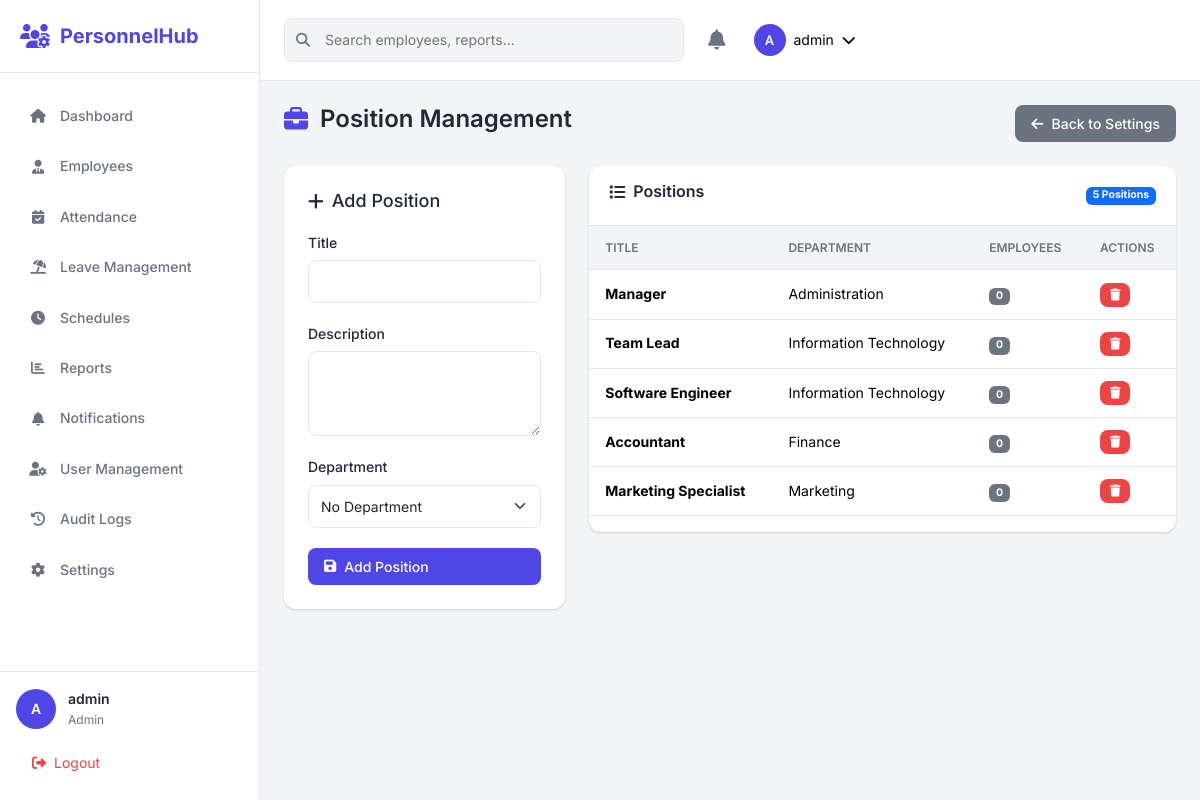
The page /settings/positions (signed in) on the database its author committed.
### app.py (models this page shows, shortened)
class User(UserMixin, db.Model):
    __tablename__ = 'users'
    id = db.Column(db.Integer, primary_key=True)
    username = db.Column(db.String(64), unique=True, nullable=False)
    email = db.Column(db.String(120), unique=True, nullable=False)
    password_hash = db.Column(db.String(256), nullable=False)
    role = db.Column(db.String(20), nullable=False, default='employee')  # admin, hr, manager, employee
    employee_id = db.Column(db.Integer, db.ForeignKey('employees.id'), nullable=True)
    is_active = db.Column(db.Boolean, default=True)
    created_at = db.Column(db.DateTime, default=datetime.utcnow)
    updated_at = db.Column(db.DateTime, default=datetime.utcnow, onupdate=datetime.utcnow)
    employee = db.relationship('Employee', backref='user', uselist=False)
    def has_permission(self, permission):
        permissions = {
            'admin': ['all'],
            'hr': ['employees', 'attendance', 'leaves', 'reports', 'settings'],
            'manager': ['team_attendance', 'team_leaves', 'schedules'],
            'employee': ['profile', 'attendance', 'leaves']
        }
        return 'all' in permissions.get(self.role, []) or permission in permissions.get(self.role, [])

class Position(db.Model):
    __tablename__ = 'positions'
    id = db.Column(db.Integer, primary_key=True)
    title = db.Column(db.String(64), nullable=False)
    description = db.Column(db.Text, nullable=True)
    department_id = db.Column(db.Integer, db.ForeignKey('departments.id'), nullable=True)
    created_at = db.Column(db.DateTime, default=datetime.utcnow)
    department = db.relationship('Department', backref='positions')

class Department(db.Model):
    __tablename__ = 'departments'
    id = db.Column(db.Integer, primary_key=True)
    name = db.Column(db.String(64), nullable=False)
    description = db.Column(db.Text, nullable=True)
    created_at = db.Column(db.DateTime, default=datetime.utcnow)

### app.py (the view)
@app.route('/settings/positions')
@login_required
@role_required('admin', 'hr')
def positions_list():
    positions = Position.query.all()
    departments = Department.query.order_by(Department.name).all()
    return render_template('settings/positions.html', positions=positions, departments=departments)

### app.py (called while the page is built)
@login_manager.user_loader
def load_user(user_id):
    return User.query.get(int(user_id))

def role_required(*roles):
    def decorator(f):
        @wraps(f)
        def decorated_function(*args, **kwargs):
            if not current_user.is_authenticated:
                return redirect(url_for('login'))
            if current_user.role not in roles:
                flash('You do not have permission to access this page.', 'danger')
                return redirect(url_for('dashboard'))
            return f(*args, **kwargs)
        return decorated_function
    return decorator

@app.context_processor
def inject_now():
    return {
        'now': datetime.now(),
        'today': date.today(),
        'current_year': date.today().year
    }

### templates/settings/positions.html (shortened to what this page needs)
{% extends "base.html" %}
{% block content %}
<div class="page-header">
    <h1><i class="fas fa-briefcase"></i> Position Management</h1>
    <div class="header-actions">
        <a href="{{ url_for('settings_index') }}" class="btn btn-secondary">
            <i class="fas fa-arrow-left"></i> Back to Settings
        </a>
    </div>
</div>
<div class="row">
    <div class="col-lg-4">
        <div class="form-card">
            <h3><i class="fas fa-plus"></i> Add Position</h3>
            <form method="POST" action="{{ url_for('positions_add') }}">
                <div class="form-group">
                    <label>Title</label>
                    <input type="text" name="title" class="form-control" required>
                </div>
                <div class="form-group">
                    <label>Description</label>
                    <textarea name="description" class="form-control" rows="3"></textarea>
                </div>
                <div class="form-group">
                    <label>Department</label>
                    <select name="department_id" class="form-select">
                        <option value="0">No Department</option>
                    </select>
                </div>
                <button type="submit" class="btn btn-primary w-100">
                    <i class="fas fa-save"></i> Add Position
                </button>
            </form>
        </div>
    </div>
    <div class="col-lg-8">
        <div class="data-card">
            <div class="card-header">
                <h3><i class="fas fa-list"></i> Positions</h3>
                <span class="badge bg-primary">{{ positions|length }} Positions</span>
            </div>
            <div class="table-responsive">
                <table class="table">
                    <thead>
                        <tr>
                            <th>Title</th>
                            <th>Department</th>
                            <th>Employees</th>
                            <th>Actions</th>
                        </tr>
                    </thead>
                    <tbody>
                        {% for pos in positions %}
                        <tr>
                            <td><strong>{{ pos.title }}</strong></td>
                            <td>{{ pos.department.name if pos.department else '-' }}</td>
                            <td><span class="badge bg-secondary">{{ pos.employees|length }}</span></td>
                            <td>
                                {% if pos.employees|length == 0 %}
                                <form method="POST" action="{{ url_for('positions_delete', id=pos.id) }}" style="display: inline;">
                                    <button type="submit" class="btn btn-sm btn-danger"
                                            onclick="return confirm('Delete this position?')">
                                        <i class="fas fa-trash"></i>
                                    </button>
                                </form>
                                {% else %}
                                <button class="btn btn-sm btn-secondary" disabled title="Cannot delete - has employees">
                                    <i class="fas fa-trash"></i>
                                </button>
                                {% endif %}
                            </td>
                        </tr>
                        {% else %}
                        <tr>
                            <td colspan="4" class="text-center text-muted">No positions found</td>
                        </tr>
                        {% endfor %}
                    </tbody>
                </table>
            </div>
        </div>
    </div>
</div>
{% endblock %}

### templates/base.html (shortened to what this page needs)
<!DOCTYPE html>
<html lang="en">
<head>
    <link rel="stylesheet" href="https://cdnjs.cloudflare.com/ajax/libs/font-awesome/6.4.0/css/all.min.css">
    <link rel="stylesheet" href="https://cdn.jsdelivr.net/npm/bootstrap@5.3.2/dist/css/bootstrap.min.css">
    <link rel="stylesheet" href="{{ url_for('static', filename='css/styles.css') }}">
</head>
<body>
    {% if current_user.is_authenticated %}
    <div class="app-container">
        <aside class="sidebar" id="sidebar">
            <div class="sidebar-header">
                <div class="logo">
                    <i class="fas fa-users-cog"></i>
                    <span>PersonnelHub</span>
                </div>
            </div>
            <nav class="sidebar-nav">
                <ul class="nav-menu">
                    <li class="nav-item">
                        <a href="{{ url_for('dashboard') }}" class="nav-link {% if request.endpoint == 'dashboard' %}active{% endif %}">
                            <i class="fas fa-home"></i>
                            <span>Dashboard</span>
                        </a>
                    </li>
                    {% if current_user.has_permission('employees') or current_user.role == 'admin' %}
                    <li class="nav-item">
                        <a href="{{ url_for('employees_list') }}" class="nav-link {% if 'employees' in request.endpoint %}active{% endif %}">
                            <i class="fas fa-user-tie"></i>
                            <span>Employees</span>
                        </a>
                    </li>
                    {% endif %}
                    {% if current_user.has_permission('attendance') or current_user.role == 'admin' %}
                    <li class="nav-item">
                        <a href="{{ url_for('attendance_list') }}" class="nav-link {% if 'attendance' in request.endpoint %}active{% endif %}">
                            <i class="fas fa-calendar-check"></i>
                            <span>Attendance</span>
                        </a>
                    </li>
                    {% endif %}
                    {% if current_user.has_permission('leaves') or current_user.role == 'admin' %}
                    <li class="nav-item">
                        <a href="{{ url_for('leaves_list') }}" class="nav-link {% if 'leaves' in request.endpoint %}active{% endif %}">
                            <i class="fas fa-umbrella-beach"></i>
                            <span>Leave Management</span>
                        </a>
                    </li>
                    {% endif %}
                    {% if current_user.has_permission('schedules') or current_user.role in ['admin', 'hr', 'manager'] %}
                    <li class="nav-item">
                        <a href="{{ url_for('schedules_list') }}" class="nav-link {% if 'schedules' in request.endpoint %}active{% endif %}">
                            <i class="fas fa-clock"></i>
                            <span>Schedules</span>
                        </a>
                    </li>
                    {% endif %}
                    {% if current_user.has_permission('reports') or current_user.role == 'admin' %}
                    <li class="nav-item">
                        <a href="{{ url_for('reports_list') }}" class="nav-link {% if 'reports' in request.endpoint %}active{% endif %}">
                            <i class="fas fa-chart-bar"></i>
                            <span>Reports</span>
                        </a>
                    </li>
                    {% endif %}
                    <li class="nav-item">
                        <a href="{{ url_for('notifications_list') }}" class="nav-link {% if 'notifications' in request.endpoint %}active{% endif %}">
                            <i class="fas fa-bell"></i>
                            <span>Notifications</span>
                            {% set unread_count = current_user.notifications|selectattr('is_read', 'equalto', False)|list|length %}
                        </a>
                    </li>
                    {% if current_user.role == 'admin' %}
                    <li class="nav-item">
                        <a href="{{ url_for('users_list') }}" class="nav-link {% if 'users' in request.endpoint %}active{% endif %}">
                            <i class="fas fa-user-cog"></i>
                            <span>User Management</span>
                        </a>
                    </li>
                    <li class="nav-item">
                        <a href="{{ url_for('audit_logs') }}" class="nav-link {% if request.endpoint == 'audit_logs' %}active{% endif %}">
                            <i class="fas fa-history"></i>
                            <span>Audit Logs</span>
                        </a>
                    </li>
                    {% endif %}
                    {% if current_user.has_permission('settings') or current_user.role == 'admin' %}
                    <li class="nav-item">
                        <a href="{{ url_for('settings_index') }}" class="nav-link {% if 'settings' in request.endpoint %}active{% endif %}">
                            <i class="fas fa-cog"></i>
                            <span>Settings</span>
                        </a>
                    </li>
                    {% endif %}
                </ul>
            </nav>
            <div class="sidebar-footer">
                <div class="user-info">
                    <div class="user-avatar">
                        {{ current_user.username[:1]|upper }}
                    </div>
                    <div class="user-details">
                        <span class="user-name">{{ current_user.username }}</span>
                        <span class="user-role">{{ current_user.role|title }}</span>
                    </div>
                </div>
                <a href="{{ url_for('logout') }}" class="logout-btn">
                    <i class="fas fa-sign-out-alt"></i>
                    <span>Logout</span>
                </a>
            </div>
        </aside>
        <main class="main-content">
            <header class="top-navbar">
                <div class="navbar-search">
                    <i class="fas fa-search"></i>
                    <input type="text" placeholder="Search employees, reports...">
                </div>
                <div class="navbar-actions">
                    <div class="notification-dropdown">
                        <button class="notification-btn" onclick="toggleNotifications()">
                            <i class="fas fa-bell"></i>
                            {% set unread = current_user.notifications|selectattr('is_read', 'equalto', False)|list|length %}
                        </button>
                    </div>
                    <div class="user-dropdown">
                        <button class="user-btn">
                            <div class="user-avatar-sm">
                                {{ current_user.username[:1]|upper }}
                            </div>
                            <span class="d-none d-md-inline">{{ current_user.username }}</span>
                            <i class="fas fa-chevron-down"></i>
                        </button>
                    </div>
                </div>
            </header>
            <div class="page-content">
                {% block content %}{% endblock %}
            </div>
        </main>
    </div>
    {% else %}
    {% block auth_content %}{% endblock %}
    {% endif %}
</body>
</html>

### rows shown on the page
User: username "A", username "admin", role "Admin"
Position: title "Manager", department "Administration", employees|length "0"
Position: title "Team Lead", department "Information Technology", employees|length "0"
Position: title "Software Engineer", department "Information Technology", employees|length "0"
Position: title "Accountant", department "Finance", employees|length "0"
Position: title "Marketing Specialist", department "Marketing", employees|length "0"

### other values the page prints
{{ positions|length }} "5"
